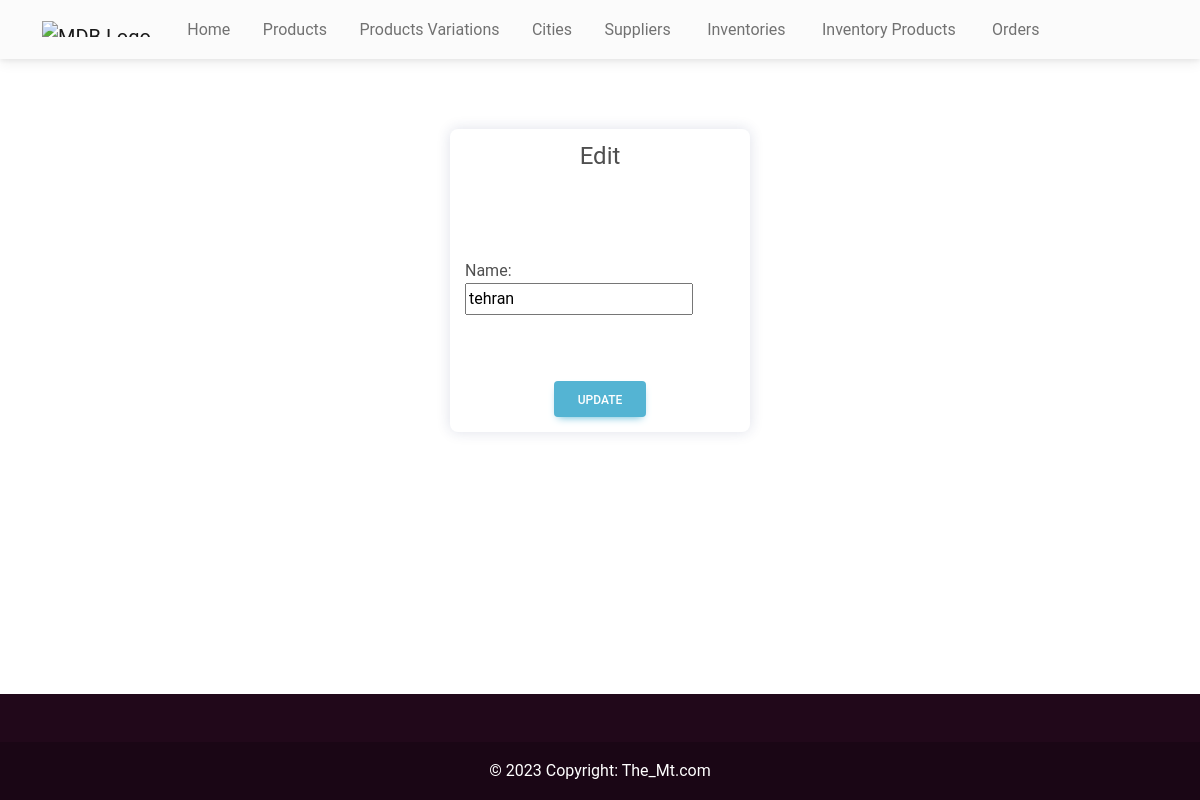
/adminHome/cityUpdate/1/, run on an earlier commit of the app's database.
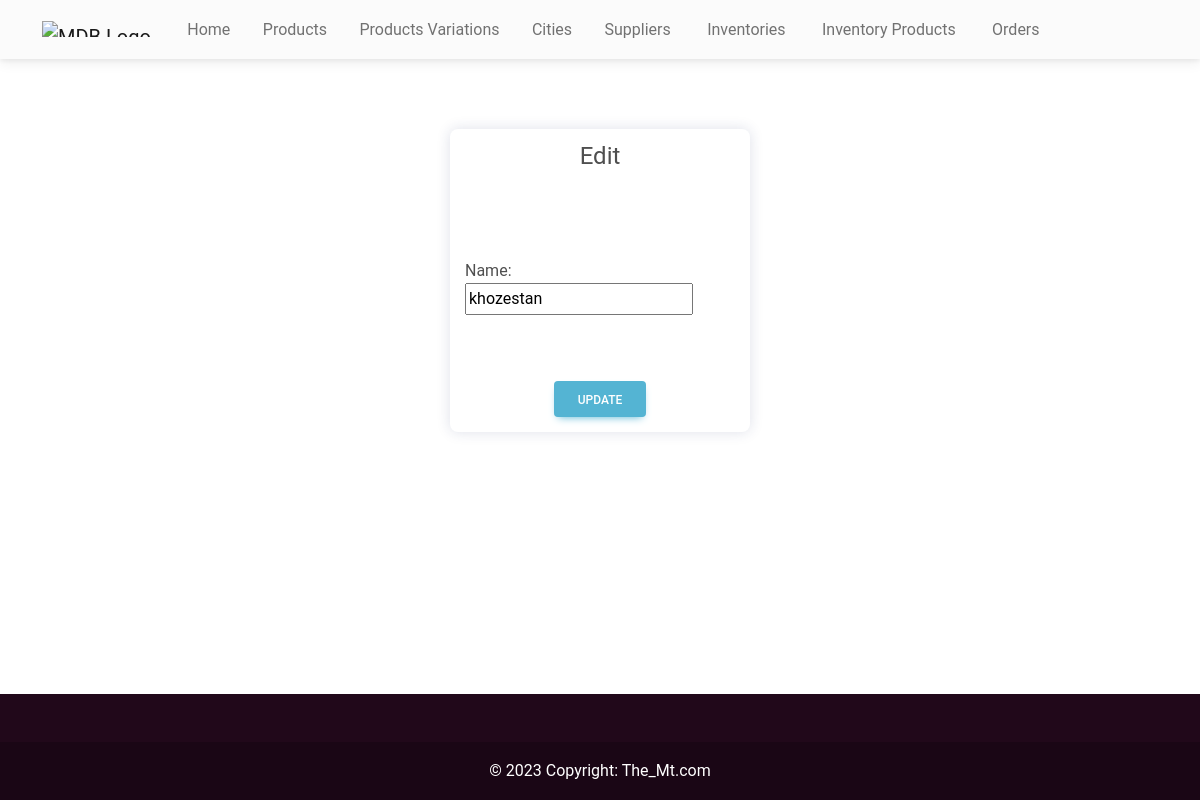
And on a later commit of the database.
### shop/models.py (models this page shows, shortened)
class City(models.Model):
    name = models.CharField(max_length=200, verbose_name="Name")

### shop/views.py (the view)
# urls.py: path('adminHome/cityUpdate/<int:pk>/', CityUpdateView.as_view(), name='cityUpdate'),
class CityUpdateView(UpdateView):
    model = City
    template_name = 'cityUpdate.html'
    fields = ['name']

### templates/cityUpdate.html
{% extends 'adminBase.html' %}
{% load static %}
{% block cssLinks %}
<link rel="stylesheet" href="{% static 'css/cityList.css' %}" />
{% endblock cssLinks %}
{% block content %}
<section class="cityUpdate">
  <div class="container">
    <div class="card">
      <form action="" method="POST">
        <legend>Edit</legend>
        {% csrf_token %} {{ form.as_p }}
        <input class="btn btn-info" type="submit" value="Update" />
      </form>
    </div>
  </div>
</section>
{% endblock content %}

What changed in the data, as far as the page shows it:
changed City: name "tehran" → "khozestan"
